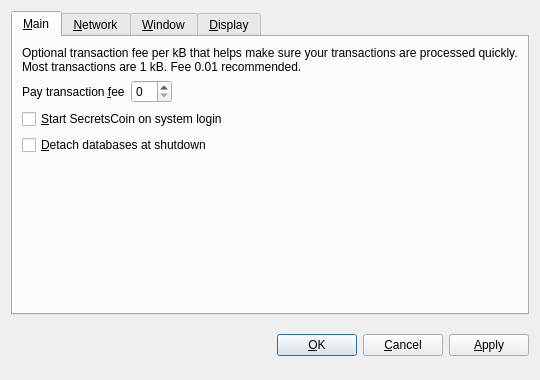
<?xml version="1.0" encoding="UTF-8"?>
<ui version="4.0">
 <class>OptionsDialog</class>
 <widget class="QDialog" name="OptionsDialog">
  <property name="geometry">
   <rect>
    <x>0</x>
    <y>0</y>
    <width>540</width>
    <height>380</height>
   </rect>
  </property>
  <property name="windowTitle">
   <string>Options</string>
  </property>
  <property name="modal">
   <bool>true</bool>
  </property>
  <layout class="QVBoxLayout" name="verticalLayout">
   <item>
    <widget class="QTabWidget" name="tabWidget">
     <property name="tabPosition">
      <enum>QTabWidget::North</enum>
     </property>
     <property name="currentIndex">
      <number>0</number>
     </property>
     <widget class="QWidget" name="tabMain">
      <attribute name="title">
       <string>&amp;Main</string>
      </attribute>
      <layout class="QVBoxLayout" name="verticalLayout_Main">
       <item>
        <widget class="QLabel" name="transactionFeeInfoLabel">
         <property name="text">
          <string>Optional transaction fee per kB that helps make sure your transactions are processed quickly. Most transactions are 1 kB. Fee 0.01 recommended.</string>
         </property>
         <property name="textFormat">
          <enum>Qt::PlainText</enum>
         </property>
         <property name="wordWrap">
          <bool>true</bool>
         </property>
        </widget>
       </item>
       <item>
        <layout class="QHBoxLayout" name="horizontalLayout_Main">
         <item>
          <widget class="QLabel" name="transactionFeeLabel">
           <property name="text">
            <string>Pay transaction &amp;fee</string>
           </property>
           <property name="textFormat">
            <enum>Qt::PlainText</enum>
           </property>
           <property name="buddy">
            <cstring>transactionFee</cstring>
           </property>
          </widget>
         </item>
         <item>
          <widget class="BitcoinAmountField" name="transactionFee"/>
         </item>
         <item>
          <spacer name="horizontalSpacer_Main">
           <property name="orientation">
            <enum>Qt::Horizontal</enum>
           </property>
           <property name="sizeHint" stdset="0">
            <size>
             <width>40</width>
             <height>20</height>
            </size>
           </property>
          </spacer>
         </item>
        </layout>
       </item>
       <item>
        <widget class="QCheckBox" name="bitcoinAtStartup">
         <property name="toolTip">
          <string>Automatically start SecretsCoin after logging in to the system.</string>
         </property>
         <property name="text">
          <string>&amp;Start SecretsCoin on system login</string>
         </property>
        </widget>
       </item>
       <item>
        <widget class="QCheckBox" name="detachDatabases">
         <property name="toolTip">
          <string>Detach block and address databases at shutdown. This means they can be moved to another data directory, but it slows down shutdown. The wallet is always detached.</string>
         </property>
         <property name="text">
          <string>&amp;Detach databases at shutdown</string>
         </property>
        </widget>
       </item>
       <item>
        <spacer name="verticalSpacer_Main">
         <property name="orientation">
          <enum>Qt::Vertical</enum>
         </property>
         <property name="sizeHint" stdset="0">
          <size>
           <width>20</width>
           <height>40</height>
          </size>
         </property>
        </spacer>
       </item>
      </layout>
     </widget>
     <widget class="QWidget" name="tabNetwork">
      <attribute name="title">
       <string>&amp;Network</string>
      </attribute>
      <layout class="QVBoxLayout" name="verticalLayout_Network">
       <item>
        <widget class="QCheckBox" name="mapPortUpnp">
         <property name="toolTip">
          <string>Automatically open the SecretsCoin client port on the router. This only works when your router supports UPnP and it is enabled.</string>
         </property>
         <property name="text">
          <string>Map port using &amp;UPnP</string>
         </property>
        </widget>
       </item>
       <item>
        <widget class="QCheckBox" name="connectSocks">
         <property name="toolTip">
          <string>Connect to the SecretsCoin network through a SOCKS proxy (e.g. when connecting through Tor).</string>
         </property>
         <property name="text">
          <string>&amp;Connect through SOCKS proxy:</string>
         </property>
        </widget>
       </item>
       <item>
        <layout class="QHBoxLayout" name="horizontalLayout_Network">
         <item>
          <widget class="QLabel" name="proxyIpLabel">
           <property name="text">
            <string>Proxy &amp;IP:</string>
           </property>
           <property name="textFormat">
            <enum>Qt::PlainText</enum>
           </property>
           <property name="buddy">
            <cstring>proxyIp</cstring>
           </property>
          </widget>
         </item>
         <item>
          <widget class="QValidatedLineEdit" name="proxyIp">
           <property name="maximumSize">
            <size>
             <width>140</width>
             <height>16777215</height>
            </size>
           </property>
           <property name="toolTip">
            <string>IP address of the proxy (e.g. 127.0.0.1)</string>
           </property>
          </widget>
         </item>
         <item>
          <widget class="QLabel" name="proxyPortLabel">
           <property name="text">
            <string>&amp;Port:</string>
           </property>
           <property name="textFormat">
            <enum>Qt::PlainText</enum>
           </property>
           <property name="buddy">
            <cstring>proxyPort</cstring>
           </property>
          </widget>
         </item>
         <item>
          <widget class="QLineEdit" name="proxyPort">
           <property name="maximumSize">
            <size>
             <width>55</width>
             <height>16777215</height>
            </size>
           </property>
           <property name="toolTip">
            <string>Port of the proxy (e.g. 9050)</string>
           </property>
          </widget>
         </item>
         <item>
          <widget class="QLabel" name="socksVersionLabel">
           <property name="text">
            <string>SOCKS &amp;Version:</string>
           </property>
           <property name="textFormat">
            <enum>Qt::PlainText</enum>
           </property>
           <property name="buddy">
            <cstring>socksVersion</cstring>
           </property>
          </widget>
         </item>
         <item>
          <widget class="QValueComboBox" name="socksVersion">
           <property name="toolTip">
            <string>SOCKS version of the proxy (e.g. 5)</string>
           </property>
          </widget>
         </item>
         <item>
          <spacer name="horizontalSpacer_Network">
           <property name="orientation">
            <enum>Qt::Horizontal</enum>
           </property>
           <property name="sizeHint" stdset="0">
            <size>
             <width>40</width>
             <height>20</height>
            </size>
           </property>
          </spacer>
         </item>
        </layout>
       </item>
       <item>
        <spacer name="verticalSpacer_Network">
         <property name="orientation">
          <enum>Qt::Vertical</enum>
         </property>
         <property name="sizeHint" stdset="0">
          <size>
           <width>20</width>
           <height>40</height>
          </size>
         </property>
        </spacer>
       </item>
      </layout>
     </widget>
     <widget class="QWidget" name="tabWindow">
      <attribute name="title">
       <string>&amp;Window</string>
      </attribute>
      <layout class="QVBoxLayout" name="verticalLayout_Window">
       <item>
        <widget class="QCheckBox" name="minimizeToTray">
         <property name="toolTip">
          <string>Show only a tray icon after minimizing the window.</string>
         </property>
         <property name="text">
          <string>&amp;Minimize to the tray instead of the taskbar</string>
         </property>
        </widget>
       </item>
       <item>
        <widget class="QCheckBox" name="minimizeOnClose">
         <property name="toolTip">
          <string>Minimize instead of exit the application when the window is closed. When this option is enabled, the application will be closed only after selecting Quit in the menu.</string>
         </property>
         <property name="text">
          <string>M&amp;inimize on close</string>
         </property>
        </widget>
       </item>
       <item>
        <spacer name="verticalSpacer_Window">
         <property name="orientation">
          <enum>Qt::Vertical</enum>
         </property>
         <property name="sizeHint" stdset="0">
          <size>
           <width>20</width>
           <height>40</height>
          </size>
         </property>
        </spacer>
       </item>
      </layout>
     </widget>
     <widget class="QWidget" name="tabDisplay">
      <attribute name="title">
       <string>&amp;Display</string>
      </attribute>
      <layout class="QVBoxLayout" name="verticalLayout_Display">
       <item>
        <layout class="QHBoxLayout" name="horizontalLayout_1_Display">
         <item>
          <widget class="QLabel" name="langLabel">
           <property name="text">
            <string>User Interface &amp;language:</string>
           </property>
           <property name="textFormat">
            <enum>Qt::PlainText</enum>
           </property>
           <property name="buddy">
            <cstring>lang</cstring>
           </property>
          </widget>
         </item>
         <item>
          <widget class="QValueComboBox" name="lang">
           <property name="toolTip">
            <string>The user interface language can be set here. This setting will take effect after restarting SecretsCoin.</string>
           </property>
          </widget>
         </item>
        </layout>
       </item>
       <item>
        <layout class="QHBoxLayout" name="horizontalLayout_2_Display">
         <item>
          <widget class="QLabel" name="unitLabel">
           <property name="text">
            <string>&amp;Unit to show amounts in:</string>
           </property>
           <property name="textFormat">
            <enum>Qt::PlainText</enum>
           </property>
           <property name="buddy">
            <cstring>unit</cstring>
           </property>
          </widget>
         </item>
         <item>
          <widget class="QValueComboBox" name="unit">
           <property name="toolTip">
            <string>Choose the default subdivision unit to show in the interface and when sending coins.</string>
           </property>
          </widget>
         </item>
        </layout>
       </item>
       <item>
        <widget class="QCheckBox" name="displayAddresses">
         <property name="toolTip">
          <string>Whether to show SecretsCoin addresses in the transaction list or not.</string>
         </property>
         <property name="text">
          <string>&amp;Display addresses in transaction list</string>
         </property>
        </widget>
       </item>
       <item>
        <widget class="QCheckBox" name="coinControlFeatures">
         <property name="toolTip">
          <string>Whether to show coin control features or not.</string>
         </property>
         <property name="text">
          <string>Display coin &amp;control features (experts only!)</string>
         </property>
        </widget>
       </item>
       <item>
        <spacer name="verticalSpacer_Display">
         <property name="orientation">
          <enum>Qt::Vertical</enum>
         </property>
         <property name="sizeHint" stdset="0">
          <size>
           <width>20</width>
           <height>40</height>
          </size>
         </property>
        </spacer>
       </item>
      </layout>
     </widget>
    </widget>
   </item>
   <item>
    <layout class="QHBoxLayout" name="horizontalLayout_Buttons">
     <item>
      <spacer name="horizontalSpacer_1">
       <property name="orientation">
        <enum>Qt::Horizontal</enum>
       </property>
       <property name="sizeHint" stdset="0">
        <size>
         <width>40</width>
         <height>48</height>
        </size>
       </property>
      </spacer>
     </item>
     <item>
      <widget class="QLabel" name="statusLabel">
       <property name="font">
        <font>
         <weight>75</weight>
         <bold>true</bold>
        </font>
       </property>
       <property name="text">
        <string/>
       </property>
       <property name="textFormat">
        <enum>Qt::PlainText</enum>
       </property>
       <property name="wordWrap">
        <bool>true</bool>
       </property>
      </widget>
     </item>
     <item>
      <spacer name="horizontalSpacer_2">
       <property name="orientation">
        <enum>Qt::Horizontal</enum>
       </property>
       <property name="sizeHint" stdset="0">
        <size>
         <width>40</width>
         <height>48</height>
        </size>
       </property>
      </spacer>
     </item>
     <item>
      <widget class="QPushButton" name="okButton">
       <property name="text">
        <string>&amp;OK</string>
       </property>
      </widget>
     </item>
     <item>
      <widget class="QPushButton" name="cancelButton">
       <property name="text">
        <string>&amp;Cancel</string>
       </property>
       <property name="autoDefault">
        <bool>false</bool>
       </property>
      </widget>
     </item>
     <item>
      <widget class="QPushButton" name="applyButton">
       <property name="text">
        <string>&amp;Apply</string>
       </property>
       <property name="autoDefault">
        <bool>false</bool>
       </property>
      </widget>
     </item>
    </layout>
   </item>
  </layout>
 </widget>
 <customwidgets>
  <customwidget>
   <class>BitcoinAmountField</class>
   <extends>QSpinBox</extends>
   <header>bitcoinamountfield.h</header>
  </customwidget>
  <customwidget>
   <class>QValueComboBox</class>
   <extends>QComboBox</extends>
   <header>qvaluecombobox.h</header>
  </customwidget>
  <customwidget>
   <class>QValidatedLineEdit</class>
   <extends>QLineEdit</extends>
   <header>qvalidatedlineedit.h</header>
  </customwidget>
 </customwidgets>
 <resources/>
 <connections/>
</ui>
